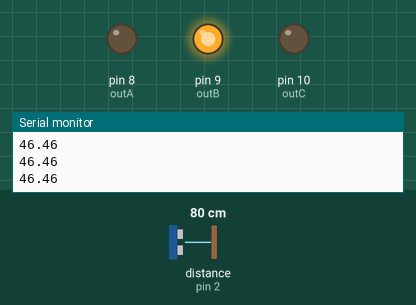
Bench run of a sketch on a simulated Arduino Uno, built with avr-gcc and run on an emulated ATmega328P. On the bench: output pins drawn as LEDs (lit = HIGH), the last lines printed to the serial monitor. Wiring (inferred from the names in the program): ultrasonic range finder: trigger pin 3; echo pin 2. The test bench sets the inputs (shaded band); at power-on: distance to the obstacle (sensor on pin 2) 80 cm. The echo pulse lasts 58.3 µs per cm; pins used as bus, display or sensor lines are not drawn.

Above: at 1.2 s.
1.3 s: distance to the obstacle (sensor on pin 2) set to 19 cm
2.8 s: distance to the obstacle (sensor on pin 2) set to 16 cm
At 3.5 s:
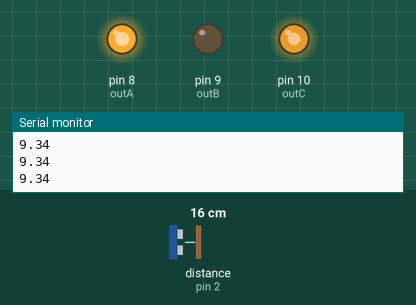
Timing chart, 0 to 5.8 s (numbered marks = the images above; inputs shaded):
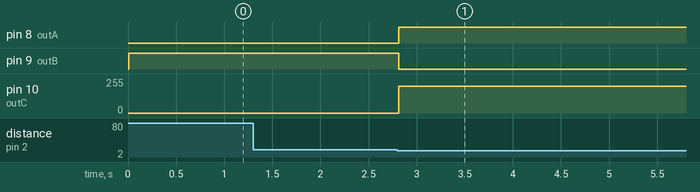

Measured:
- the behaviour switches between 18 and 17 cm on distance to the obstacle (sensor on pin 2) (found by bisection; images 0 and 1)
- after the input at 2.8 s, pin 8 (outA): LOW → HIGH at once; pin 9 (outB): HIGH → LOW at once; pin 10 (outC): 0/255 → 200/255 at once

The sketch:

sketch_feb16a.ino
```cpp
#define echo 2
  #define trig 3
  #define outA 8// Red LED
  #define outB 9// Green LED
  #define outC 10// Buzzer

  float  duration; // time taken by the pulse to return back
  float  distance; // oneway distance travelled by the pulse

  const int intruderDistance = 10;  // the minimum distance upto which the sensor is able to sense any object

  void setup() {

    pinMode(trig, OUTPUT);
    pinMode(echo, INPUT);

    pinMode(outA, OUTPUT);
    digitalWrite(outA, LOW);

    pinMode(outB, OUTPUT);
    digitalWrite(outB, LOW);

    pinMode(outC, OUTPUT);
    digitalWrite(outC, LOW);
    Serial.begin(9600);

  }

  void loop() {

    time_Measurement();
    distance = (float)duration * (0.0200) / 2;   // calculate the oneway distance travelled by the pulse
    Serial.println(distance);
    alarm_condition();

  }

  void time_Measurement()
  { // function to measure the time taken by the pulse to return back
    digitalWrite(trig, LOW);
    delayMicroseconds(2);

    digitalWrite(trig, HIGH);
    delayMicroseconds(10);
    digitalWrite(trig, LOW);

    duration = pulseIn(echo, HIGH);
  }

  void alarm_condition()
  { //function to execute the output commands based on the sensor input
    if(distance<=intruderDistance)
    { digitalWrite(outA,HIGH);
      digitalWrite(outB,LOW);
      analogWrite(outC,200);}
    else
    {  digitalWrite(outA,LOW);
       digitalWrite(outB,HIGH);
       analogWrite(outC,0);
       }
  }
```
